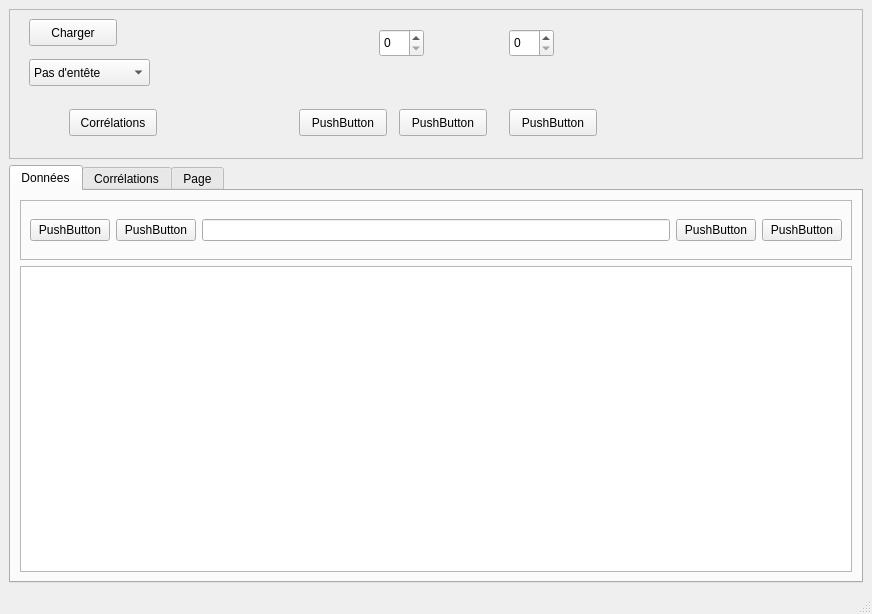
<?xml version="1.0" encoding="UTF-8"?>
<ui version="4.0">
 <class>MainWindow</class>
 <widget class="QMainWindow" name="MainWindow">
  <property name="geometry">
   <rect>
    <x>0</x>
    <y>0</y>
    <width>872</width>
    <height>614</height>
   </rect>
  </property>
  <property name="sizePolicy">
   <sizepolicy hsizetype="Preferred" vsizetype="Preferred">
    <horstretch>0</horstretch>
    <verstretch>0</verstretch>
   </sizepolicy>
  </property>
  <property name="windowTitle">
   <string>MainWindow</string>
  </property>
  <widget class="QWidget" name="centralwidget">
   <property name="sizePolicy">
    <sizepolicy hsizetype="Expanding" vsizetype="Expanding">
     <horstretch>0</horstretch>
     <verstretch>0</verstretch>
    </sizepolicy>
   </property>
   <layout class="QVBoxLayout" name="verticalLayout_2">
    <item>
     <widget class="QFrame" name="frame">
      <property name="minimumSize">
       <size>
        <width>0</width>
        <height>150</height>
       </size>
      </property>
      <property name="frameShape">
       <enum>QFrame::StyledPanel</enum>
      </property>
      <property name="frameShadow">
       <enum>QFrame::Raised</enum>
      </property>
      <widget class="QPushButton" name="pushButton">
       <property name="geometry">
        <rect>
         <x>500</x>
         <y>100</y>
         <width>88</width>
         <height>27</height>
        </rect>
       </property>
       <property name="text">
        <string>PushButton</string>
       </property>
      </widget>
      <widget class="QPushButton" name="Butono_Cor">
       <property name="geometry">
        <rect>
         <x>60</x>
         <y>100</y>
         <width>88</width>
         <height>27</height>
        </rect>
       </property>
       <property name="text">
        <string>Corrélations</string>
       </property>
      </widget>
      <widget class="QPushButton" name="pushButton_3">
       <property name="geometry">
        <rect>
         <x>290</x>
         <y>100</y>
         <width>88</width>
         <height>27</height>
        </rect>
       </property>
       <property name="text">
        <string>PushButton</string>
       </property>
      </widget>
      <widget class="QPushButton" name="pushButton_4">
       <property name="geometry">
        <rect>
         <x>390</x>
         <y>100</y>
         <width>88</width>
         <height>27</height>
        </rect>
       </property>
       <property name="text">
        <string>PushButton</string>
       </property>
      </widget>
      <widget class="QSpinBox" name="spinBox">
       <property name="geometry">
        <rect>
         <x>370</x>
         <y>20</y>
         <width>45</width>
         <height>28</height>
        </rect>
       </property>
      </widget>
      <widget class="QSpinBox" name="spinBox_2">
       <property name="geometry">
        <rect>
         <x>500</x>
         <y>20</y>
         <width>45</width>
         <height>28</height>
        </rect>
       </property>
      </widget>
      <widget class="QPushButton" name="Butono_sxargi">
       <property name="geometry">
        <rect>
         <x>20</x>
         <y>10</y>
         <width>88</width>
         <height>27</height>
        </rect>
       </property>
       <property name="text">
        <string>Charger</string>
       </property>
      </widget>
      <widget class="QComboBox" name="CB_kapo">
       <property name="geometry">
        <rect>
         <x>20</x>
         <y>50</y>
         <width>121</width>
         <height>27</height>
        </rect>
       </property>
       <property name="editable">
        <bool>false</bool>
       </property>
       <property name="currentText">
        <string comment="pas d'entête">Pas d'entête</string>
       </property>
       <property name="currentIndex">
        <number>0</number>
       </property>
       <property name="maxVisibleItems">
        <number>3</number>
       </property>
       <item>
        <property name="text">
         <string>Pas d'entête</string>
        </property>
       </item>
       <item>
        <property name="text">
         <string>1 ligne d'entête</string>
        </property>
       </item>
       <item>
        <property name="text">
         <string>2 lignes d'entête</string>
        </property>
       </item>
      </widget>
     </widget>
    </item>
    <item>
     <widget class="QTabWidget" name="tabWidget">
      <property name="currentIndex">
       <number>0</number>
      </property>
      <widget class="QWidget" name="tab_data">
       <attribute name="title">
        <string>Données</string>
       </attribute>
       <layout class="QVBoxLayout" name="verticalLayout_4">
        <item>
         <layout class="QVBoxLayout" name="verticalLayout">
          <item>
           <widget class="QFrame" name="frame_2">
            <property name="sizePolicy">
             <sizepolicy hsizetype="Preferred" vsizetype="Preferred">
              <horstretch>0</horstretch>
              <verstretch>0</verstretch>
             </sizepolicy>
            </property>
            <property name="maximumSize">
             <size>
              <width>16777215</width>
              <height>60</height>
             </size>
            </property>
            <property name="frameShape">
             <enum>QFrame::StyledPanel</enum>
            </property>
            <property name="frameShadow">
             <enum>QFrame::Raised</enum>
            </property>
            <layout class="QHBoxLayout" name="horizontalLayout">
             <item>
              <widget class="QPushButton" name="pushButton_6">
               <property name="text">
                <string>PushButton</string>
               </property>
              </widget>
             </item>
             <item>
              <widget class="QPushButton" name="pushButton_7">
               <property name="text">
                <string>PushButton</string>
               </property>
              </widget>
             </item>
             <item>
              <widget class="QLineEdit" name="lineEdit"/>
             </item>
             <item>
              <widget class="QPushButton" name="pushButton_8">
               <property name="text">
                <string>PushButton</string>
               </property>
              </widget>
             </item>
             <item>
              <widget class="QPushButton" name="pushButton_9">
               <property name="text">
                <string>PushButton</string>
               </property>
              </widget>
             </item>
            </layout>
           </widget>
          </item>
          <item>
           <widget class="QTableView" name="tableView">
            <property name="sizePolicy">
             <sizepolicy hsizetype="Preferred" vsizetype="Preferred">
              <horstretch>0</horstretch>
              <verstretch>0</verstretch>
             </sizepolicy>
            </property>
           </widget>
          </item>
         </layout>
        </item>
       </layout>
      </widget>
      <widget class="QWidget" name="tab_cor">
       <attribute name="title">
        <string>Corrélations</string>
       </attribute>
       <layout class="QGridLayout" name="gridLayout">
        <item row="0" column="0">
         <widget class="QTableWidget" name="tableWidget"/>
        </item>
       </layout>
      </widget>
      <widget class="QWidget" name="tab">
       <attribute name="title">
        <string>Page</string>
       </attribute>
      </widget>
     </widget>
    </item>
   </layout>
  </widget>
  <widget class="QStatusBar" name="statusbar"/>
  <widget class="QMenuBar" name="menubar">
   <property name="geometry">
    <rect>
     <x>0</x>
     <y>0</y>
     <width>872</width>
     <height>20</height>
    </rect>
   </property>
  </widget>
 </widget>
 <resources/>
 <connections/>
</ui>
